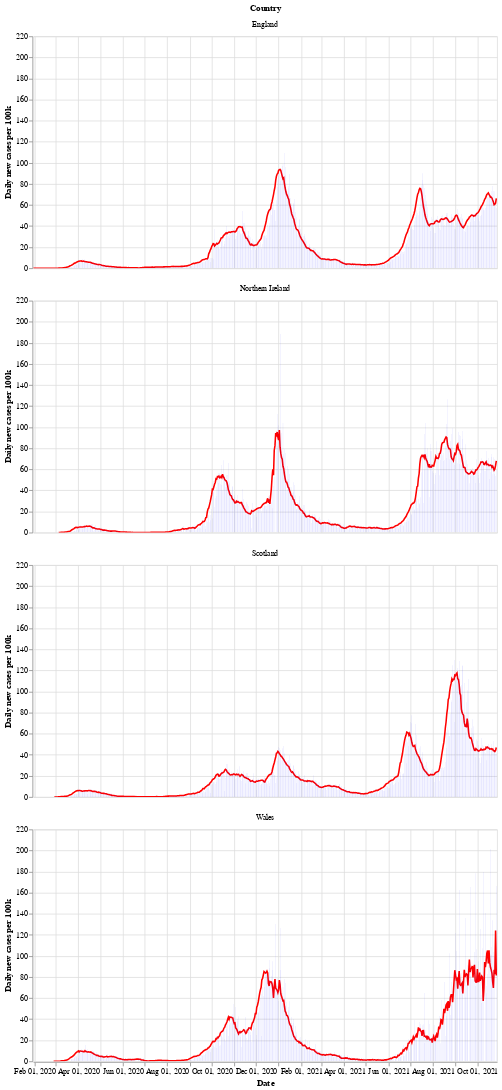

Write notebook code for a chart like this one.
### Markdown cell above
Next is a bar chart of the number of new cases in each country (per 100k population), with the 7 day moving average of cases. Again we see that Wales saw a longer period of raising and falling cases compared to the other countries.

After a period of cases falling, each nation is now seeing a rise in the number of cases - especially in Wales.

### Code cell
# collapse
bars = alt.Chart(uk_cases).mark_bar().encode(
    x=alt.X("yearmonthdate(date):T", axis=alt.Axis(title='Date')),
    y=alt.Y("newCasesRate:Q", axis=alt.Axis(title='Daily new cases per 100k')),
    tooltip='newCasesRate',
    color=alt.condition(
        alt.datum.dailyChange > 0,
        alt.value("orange"),  # The positive color
        alt.value("blue")  # The negative color
    )
).properties(title='New cases per 100k population with rolling 7 day average', width=600).interactive()
line = alt.Chart(uk_cases).mark_line(
    color='red',
    size=2,
).transform_window(
    rolling_mean='mean(newCasesRate)',
    frame=[0, 7],
    groupby=['areaName']
).encode(
    x='yearmonthdate(date):T',
    y='rolling_mean:Q'
)
alt.layer(line, bars, data=uk_cases).facet(alt.Row('areaName', title='Country'), columns=1)

### Figure 1 — Vega-Lite specification as saved in the notebook (floating-point values rounded to 4 significant figures; data arrays with more than 128 entries replaced by an {"elided": "..."} marker saying what was removed)
{"config": {"view": {"continuousWidth": 400, "continuousHeight": 300}}, "data": {"name": "data-61eca00e9c40ebadfa91bff7047a2b0d"}, "facet": {"type": "nominal", "field": "areaName", "title": "Country"}, "spec": {"layer": [{"mark": {"type": "line", "color": "red", "size": 2}, "encoding": {"x": {"type": "temporal", "field": "date", "timeUnit": "yearmonthdate"}, "y": {"type": "quantitative", "field": "rolling_mean"}}, "transform": [{"window": [{"op": "mean", "field": "newCasesRate", "as": "rolling_mean"}], "frame": [0, 7], "groupby": ["areaName"]}]}, {"mark": "bar", "encoding": {"color": {"condition": {"value": "orange", "test": "(datum.dailyChange > 0)"}, "value": "blue"}, "tooltip": {"type": "quantitative", "field": "newCasesRate"}, "x": {"type": "temporal", "axis": {"title": "Date"}, "field": "date", "timeUnit": "yearmonthdate"}, "y": {"type": "quantitative", "axis": {"title": "Daily new cases per 100k"}, "field": "newCasesRate"}}, "selection": {"selector002": {"type": "interval", "bind": "scales", "encodings": ["x", "y"]}}, "title": "New cases per 100k population with rolling 7 day average", "width": 600}]}, "columns": 1, "$schema": "https://vega.github.io/schema/vega-lite/v4.8.1.json", "datasets": {"data-61eca00e9c40ebadfa91bff7047a2b0d": {"elided": "2456 records"}}}
